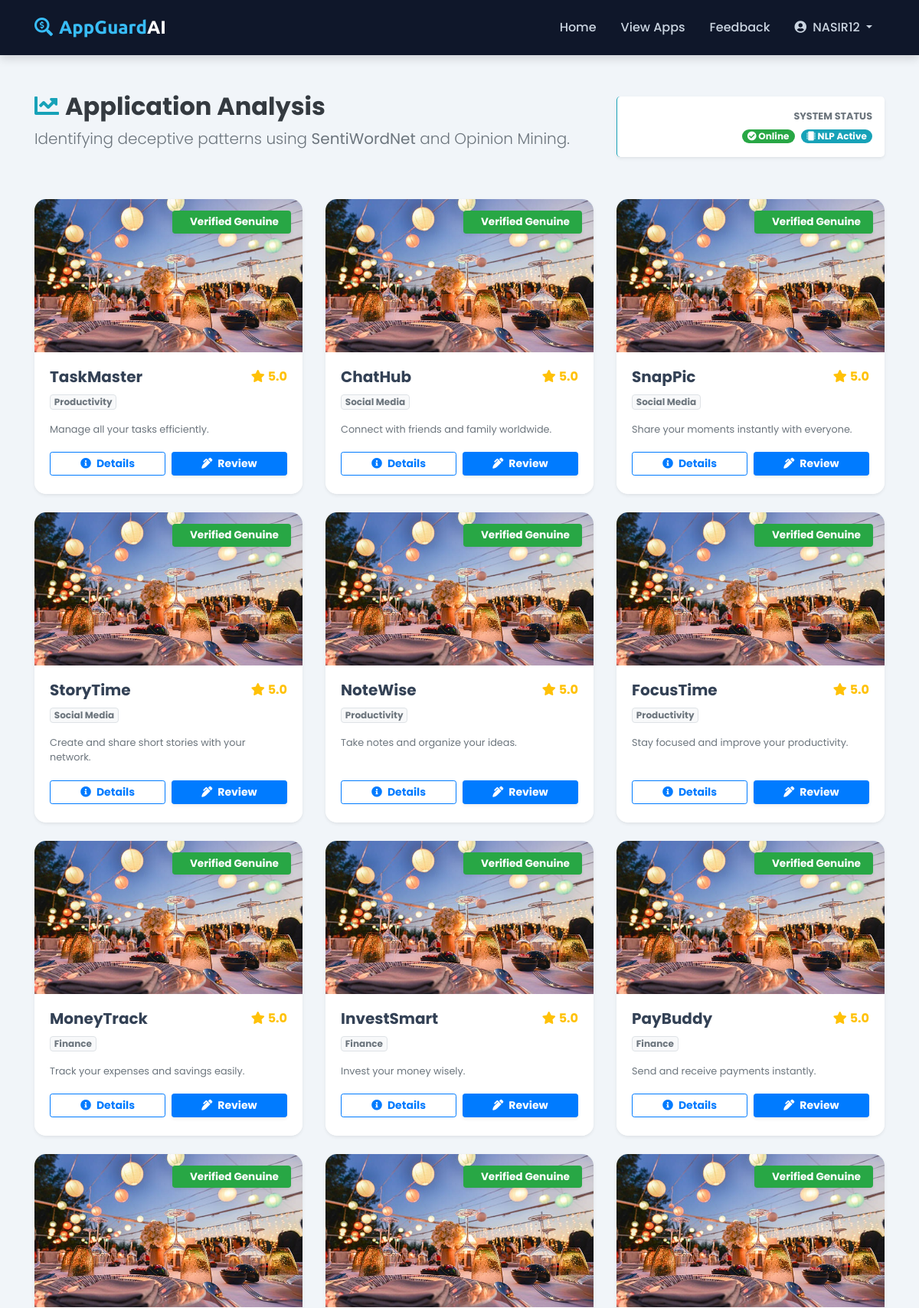
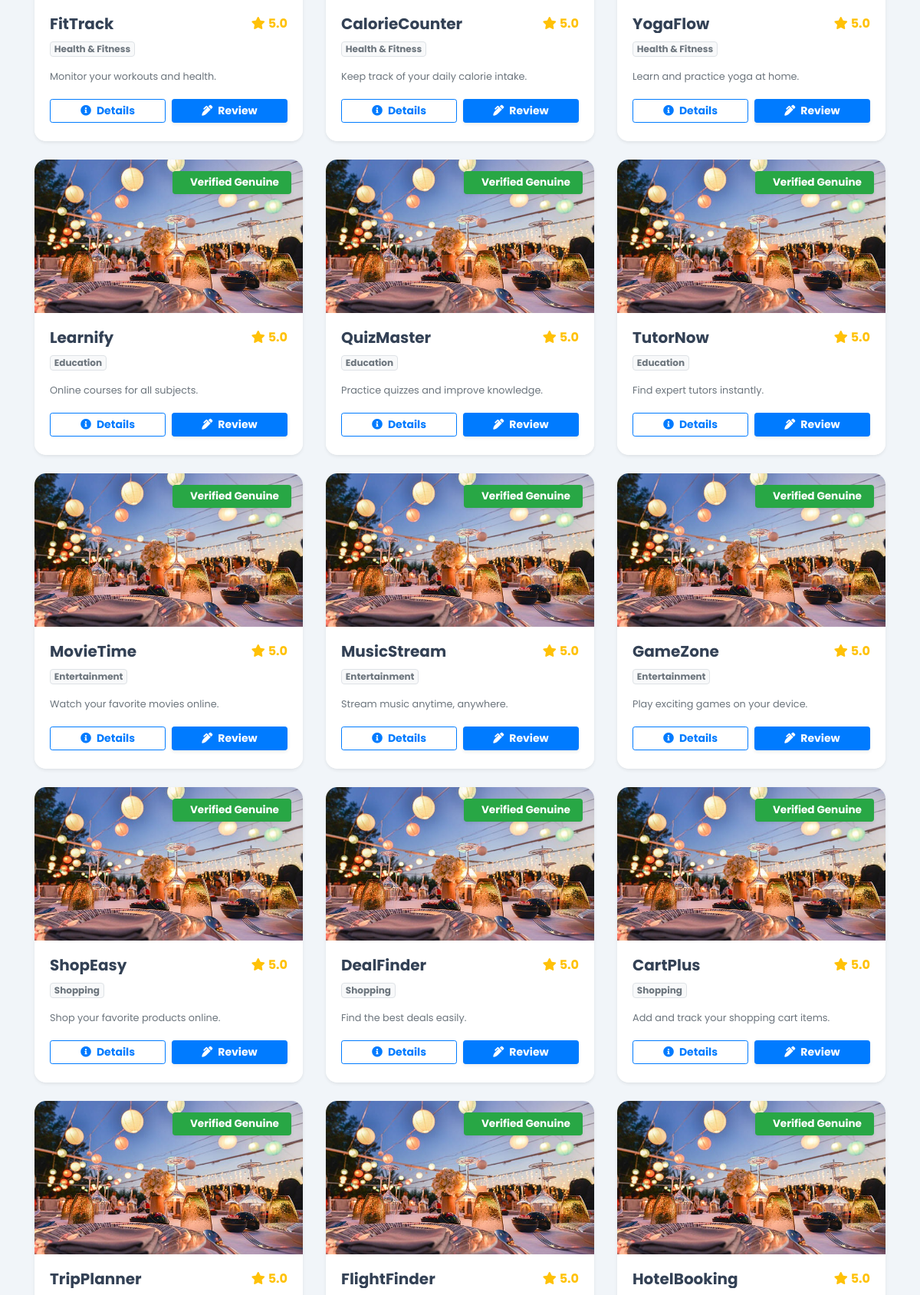
The page /dashboard/ (signed in, upper part) on the database its author committed (2 pictures, top to bottom).
### myapp/models.py (models this page shows, shortened)
class CustomerUser(models.Model):
    STATUS_CHOICES = (
        ('active', 'Active'),
        ('inactive', 'Inactive'),
        ('banned', 'Banned'),
    )
    user_id = models.AutoField(primary_key=True)
    username = models.CharField(max_length=150, unique=True)
    email = models.EmailField(unique=True)
    password = models.CharField(max_length=255)
    full_name = models.CharField(max_length=150, blank=True, null=True)
    profile_image = models.ImageField(upload_to='profiles/', blank=True, null=True)
    bio = models.TextField(blank=True, null=True)
    phone = models.CharField(max_length=20, blank=True, null=True)
    gender = models.CharField(
        max_length=10,
        choices=[('Male', 'Male'), ('Female', 'Female'), ('Other', 'Other')],
        blank=True,
        null=True
    )
    dob = models.DateField(blank=True, null=True)
    country = models.CharField(max_length=100, blank=True, null=True)
    status = models.CharField(max_length=10, choices=STATUS_CHOICES, default='active')
    last_login = models.DateTimeField(auto_now=True)
    created_at = models.DateTimeField(auto_now_add=True)
    updated_at = models.DateTimeField(auto_now=True)

class Application(models.Model):
    name = models.CharField(max_length=150)
    link = models.URLField(max_length=255)
    description = models.TextField()
    category = models.ForeignKey(Category, on_delete=models.SET_NULL, null=True)
    image = models.ImageField(upload_to="app_images/", blank=True, null=True)
    added_on = models.DateTimeField(default=timezone.now)
    rating = models.FloatField(default=5.0)
    avg_sentiment_score = models.FloatField(default=0.0) # Average sentiment score
    is_fraud = models.BooleanField(default=False)

class Category(models.Model):
    name = models.CharField(max_length=100, unique=True)

### myapp/views.py (the view)
# urls.py: path('dashboard/', views.dashboard_view, name='dashboard'),
def dashboard_view(request):
    if 'user_id' not in request.session:
        messages.error(request, "Please login first.")
        return redirect('login')
    user = get_object_or_404(CustomerUser, user_id=request.session['user_id'])
    applications = Application.objects.all().order_by('-avg_sentiment_score')
    return render(request, 'dashboard.html', {
        'user': user,
        'applications': applications
    })

### templates/dashboard.html (shortened to what this page needs)
{% extends "base.html" %}
{% block content %}
<div class="container my-5">
    <div class="row align-items-center mb-5">
        <div class="col-md-8">
            <h2 class="display-5 font-weight-bold text-dark">
                <i class="fas fa-chart-line text-info mr-2"></i>Application Analysis
            </h2>
            <p class="lead text-muted">
                Identifying deceptive patterns using <strong>SentiWordNet</strong> and Opinion Mining.
            </p>
        </div>
        <div class="col-md-4 text-md-right">
            <div class="p-3 bg-white shadow-sm rounded-lg border-left border-info">
                <small class="text-uppercase font-weight-bold text-muted d-block mb-1">System Status</small>
                <span class="badge badge-pill badge-success mr-1"><i class="fas fa-check-circle"></i> Online</span>
                <span class="badge badge-pill badge-info"><i class="fas fa-microchip"></i> NLP Active</span>
            </div>
        </div>
    </div>
    <div class="row">
        {% for app in applications %}
        <div class="col-lg-4 col-md-6 mb-4">
            <div class="card h-100 border-0 shadow-sm hover-shadow transition-all" style="border-radius: 15px; overflow: hidden;">
                <div class="position-relative">
                    {% if app.image %}
                        <img src="{{ app.image.url }}" class="card-img-top" alt="{{ app.name }}" style="height: 200px; object-fit: cover;">
                    {% else %}
                        <div class="bg-secondary d-flex align-items-center justify-content-center" style="height: 200px;">
                            <i class="fas fa-mobile-alt fa-4x text-white-50"></i>
                        </div>
                    {% endif %}
                    <div class="position-absolute" style="top: 15px; right: 15px;">
                        {% if app.is_fraud %}
                            <span class="badge badge-danger px-3 py-2 shadow-sm" style="font-size: 0.85rem;">
                                <i class="fas fa-exclamation-triangle mr-1"></i> Fraud Detected
                            </span>
                        {% else %}
                            <span class="badge badge-success px-3 py-2 shadow-sm" style="font-size: 0.85rem;">
                                 Verified Genuine
                            </span>
                        {% endif %}
                    </div>
                </div>
                <div class="card-body">
                    <div class="d-flex justify-content-between align-items-start mb-2">
                        <h5 class="card-title font-weight-bold mb-0 text-truncate" style="max-width: 70%;">{{ app.name }}</h5>
                        <span class="text-warning font-weight-bold">
                            <i class="fas fa-star mr-1"></i>{{ app.rating|default:"0.0" }}
                        </span>
                    </div>
                    <p class="badge badge-light text-muted border mb-3">{{ app.category.name }}</p>
                    <p class="card-text text-secondary small">
                        {{ app.description|truncatechars:110 }}
                    </p>
                </div>
                <div class="card-footer bg-white border-0 pb-4 pt-0">
                    <div class="row no-gutters">
                        <div class="col-6 pr-1">
                            <a href="{% url 'app_details' app.id %}" class="btn btn-outline-primary btn-block btn-sm font-weight-bold">
                                <i class="fas fa-info-circle mr-1"></i> Details
                            </a>
                        </div>
                        <div class="col-6 pl-1">
                            <a href="{% url 'add_review' app.id %}" class="btn btn-primary btn-block btn-sm font-weight-bold shadow-sm">
                                <i class="fas fa-pen-alt mr-1"></i> Review
                            </a>
                        </div>
                    </div>
                </div>
            </div>
        </div>
        {% endfor %}
    </div>
</div>
{% endblock %}

### templates/base.html (shortened to what this page needs)
<!DOCTYPE html>
<html lang="en">
<head>
    <link rel="stylesheet" href="https://stackpath.bootstrapcdn.com/bootstrap/4.5.2/css/bootstrap.min.css">
    <link rel="stylesheet" href="https://cdnjs.cloudflare.com/ajax/libs/font-awesome/5.15.4/css/all.min.css">
</head>
<body>
    <nav class="navbar navbar-expand-lg navbar-dark sticky-top">
        <div class="container">
            <a class="navbar-brand" href="{% url 'index' %}">
                <i class="fas fa-search-dollar mr-2"></i>AppGuard<span class="text-white">AI</span>
            </a>
            <div class="collapse navbar-collapse" id="mainNav">
                <ul class="navbar-nav ml-auto">
                    <li class="nav-item">
                        <a class="nav-link" href="{% url 'index' %}">Home</a>
                    </li>
                    {% if request.session.user_id %}
                        <li class="nav-item">
                            <a class="nav-link" href="{% url 'dashboard' %}">View Apps</a>
                        </li>
                        <li class="nav-item">
                            <a class="nav-link" href="{% url 'add_feedback' %}">Feedback</a>
                        </li>
                        <li class="nav-item dropdown">
                            <a class="nav-link dropdown-toggle text-info" href="#" id="userDropdown" role="button" data-toggle="dropdown">
                                <i class="fas fa-user-circle mr-1"></i> {{ request.session.username }}
                            </a>
                        </li>
                    {% endif %}
                </ul>
            </div>
        </div>
    </nav>
    <main>
        {% block content %}{% endblock %}
    </main>
</body>
</html>

### templates/base.html (style rules this page uses)
:root { --primary-color: #0f172a; --accent-color: #38bdf8; --fraud-red: #ef4444; --genuine-green: #22c55e; --light-bg: #f1f5f9; }
body { font-family: 'Poppins', sans-serif; background-color: var(--light-bg); color: #334155; display: flex; flex-direction: column; min-height: 100vh; }
.navbar { background: var(--primary-color) !important; padding: 0.8rem 1rem; box-shadow: 0 4px 12px rgba(0,0,0,0.15); }
.navbar-brand { font-family: 'Ubuntu', sans-serif; font-weight: 700; font-size: 1.5rem; color: var(--accent-color) !important; }
.nav-link { font-weight: 500; color: #cbd5e1 !important; margin: 0 8px; transition: all 0.3s ease; }

### templates/dashboard.html (style rules this page uses)
.transition-all { transition: all 0.3s ease-in-out; }

### rows shown on the page
CustomerUser: session.username "NASIR12"
Application: image (picture), is_fraud "Verified Genuine", name "TaskMaster", rating "5.0", category.name "Productivity", description "Manage all your tasks efficiently."
Application: image (picture), is_fraud "Verified Genuine", name "ChatHub", rating "5.0", category.name "Social Media", description "Connect with friends and family worldwide."
Application: image (picture), is_fraud "Verified Genuine", name "SnapPic", rating "5.0", category.name "Social Media", description "Share your moments instantly with everyone."
Application: image (picture), is_fraud "Verified Genuine", name "StoryTime", rating "5.0", category.name "Social Media", description "Create and share short stories with your network."
Application: image (picture), is_fraud "Verified Genuine", name "NoteWise", rating "5.0", category.name "Productivity", description "Take notes and organize your ideas."
Application: image (picture), is_fraud "Verified Genuine", name "FocusTime", rating "5.0", category.name "Productivity", description "Stay focused and improve your productivity."
Application: image (picture), is_fraud "Verified Genuine", name "MoneyTrack", rating "5.0", category.name "Finance", description "Track your expenses and savings easily."
Application: image (picture), is_fraud "Verified Genuine", name "InvestSmart", rating "5.0", category.name "Finance", description "Invest your money wisely."
Application: image (picture), is_fraud "Verified Genuine", name "PayBuddy", rating "5.0", category.name "Finance", description "Send and receive payments instantly."
Application: image (picture), is_fraud "Verified Genuine", name "FitTrack", rating "5.0", category.name "Health & Fitness", description "Monitor your workouts and health."
Application: image (picture), is_fraud "Verified Genuine", name "CalorieCounter", rating "5.0", category.name "Health & Fitness", description "Keep track of your daily calorie intake."
Application: image (picture), is_fraud "Verified Genuine", name "YogaFlow", rating "5.0", category.name "Health & Fitness", description "Learn and practice yoga at home."
Application: image (picture), is_fraud "Verified Genuine", name "Learnify", rating "5.0", category.name "Education", description "Online courses for all subjects."
Application: image (picture), is_fraud "Verified Genuine", name "QuizMaster", rating "5.0", category.name "Education", description "Practice quizzes and improve knowledge."
Application: image (picture), is_fraud "Verified Genuine", name "TutorNow", rating "5.0", category.name "Education", description "Find expert tutors instantly."
Application: image (picture), is_fraud "Verified Genuine", name "MovieTime", rating "5.0", category.name "Entertainment", description "Watch your favorite movies online."
Application: image (picture), is_fraud "Verified Genuine", name "MusicStream", rating "5.0", category.name "Entertainment", description "Stream music anytime, anywhere."
Application: image (picture), is_fraud "Verified Genuine", name "GameZone", rating "5.0", category.name "Entertainment", description "Play exciting games on your device."
Application: image (picture), is_fraud "Verified Genuine", name "ShopEasy", rating "5.0", category.name "Shopping", description "Shop your favorite products online."
Application: image (picture), is_fraud "Verified Genuine", name "DealFinder", rating "5.0", category.name "Shopping", description "Find the best deals easily."
Application: image (picture), is_fraud "Verified Genuine", name "CartPlus", rating "5.0", category.name "Shopping", description "Add and track your shopping cart items."
Application: image (picture), is_fraud "Verified Genuine", name "TripPlanner", rating "5.0"
Application: image (picture), is_fraud "Verified Genuine", name "FlightFinder", rating "5.0"
Application: image (picture), is_fraud "Verified Genuine", name "HotelBooking", rating "5.0"
